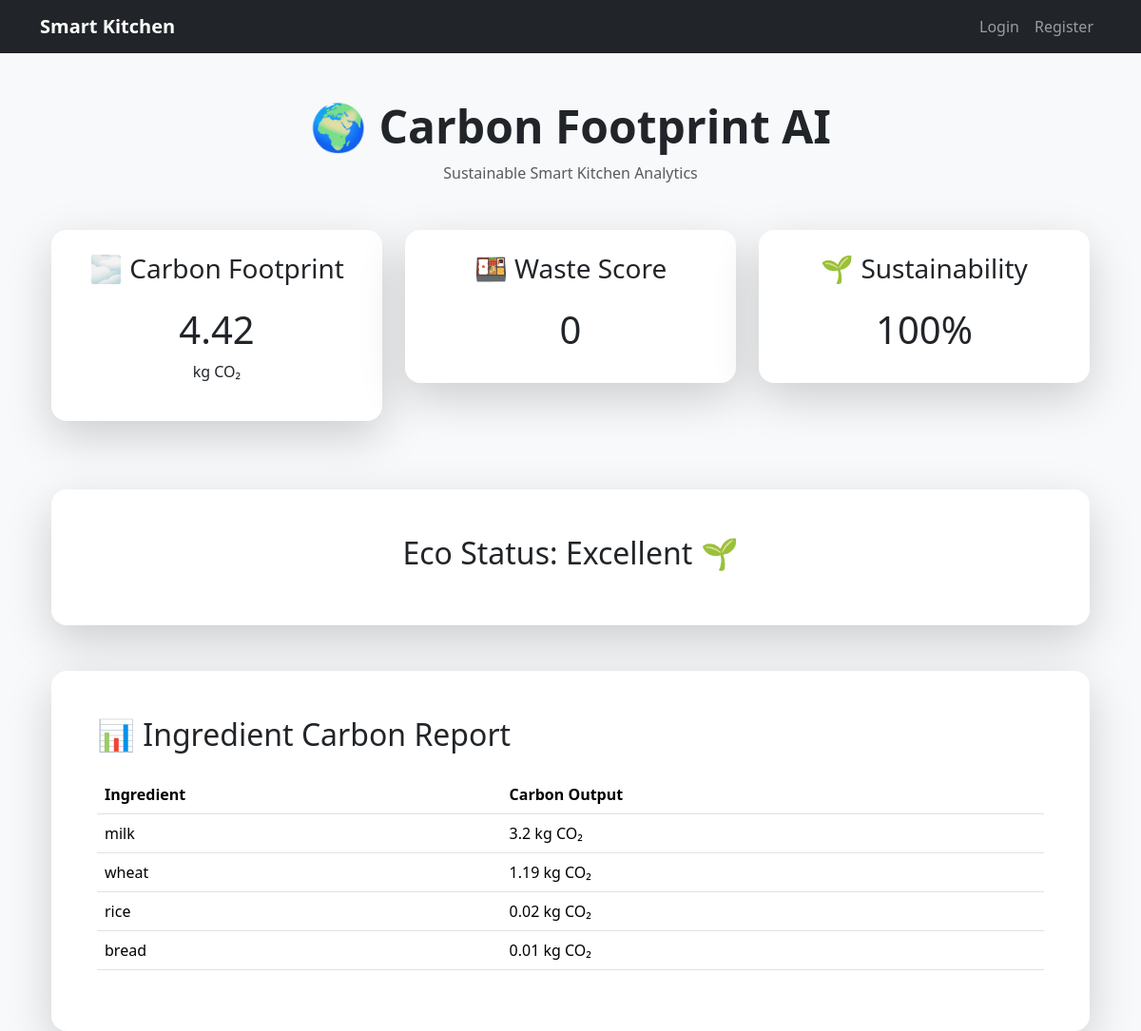
The app's page /smartkitchen/carbon-dashboard/ with its own data.
### smartkitchen/models.py (models this page shows, shortened)
class KitchenItem(models.Model):
    UNIT_CHOICES = (
        ('kg', 'Kilogram'),
        ('g', 'Gram'),
        ('ltr', 'Liter'),
        ('ml', 'Milliliter'),
        ('pcs', 'Pieces'),
    )
    CATEGORY_CHOICES = (
        ('Vegetable', 'Vegetable'),
        ('Spice', 'Spice'),
        ('Masala', 'Masala'),
        ('Oil', 'Oil'),
        ('Grain', 'Grain'),
        ('Milk Product', 'Milk Product'),
        ('Sweet', 'Sweet'),
        ('Beverage', 'Beverage'),
        ('Other', 'Other'),
    )
    name = models.CharField(max_length=200)
    category = models.CharField(
        max_length=100,
        choices=CATEGORY_CHOICES,
        default='Other'
    )
    quantity = models.FloatField(default=0)
    unit = models.CharField(
        max_length=20,
        choices=UNIT_CHOICES
    )

### smartkitchen/views.py (the view)
def carbon_dashboard(request):
    result = (
        calculate_carbon_footprint()
    )
    return render(
        request,
        'smartkitchen/carbon_dashboard.html',
        {
            'result': result
        }
    )

### smartkitchen/templates/smartkitchen/carbon_dashboard.html
{% extends 'base.html' %}
{% block content %}
<div class="container mt-5">
    <div class="text-center mb-5">
        <h1 class="display-5 fw-bold">
            🌍 Carbon Footprint AI
        </h1>
        <p class="text-muted">
            Sustainable Smart Kitchen Analytics
        </p>
    </div>
    <div class="row text-center mb-5">
        <div class="col-md-4 mb-4">
            <div class="card shadow-lg border-0 p-4 rounded-4">
                <h3>
                    🌫 Carbon Footprint
                </h3>
                <h1 class="mt-3">
                    {{ result.total_carbon }}
                </h1>
                <p>
                    kg CO₂
                </p>
            </div>
        </div>
        <div class="col-md-4 mb-4">
            <div class="card shadow-lg border-0 p-4 rounded-4">
                <h3>
                    🍱 Waste Score
                </h3>
                <h1 class="mt-3">
                    {{ result.waste_score }}
                </h1>
            </div>
        </div>
        <div class="col-md-4 mb-4">
            <div class="card shadow-lg border-0 p-4 rounded-4">
                <h3>
                    🌱 Sustainability
                </h3>
                <h1 class="mt-3">
                    {{ result.sustainability_score }}%
                </h1>
            </div>
        </div>
    </div>
    <div class="card shadow-lg border-0 p-5 rounded-4 mb-5 text-center">
        <h2>
            Eco Status:
            {{ result.eco_status }}
        </h2>
    </div>
    <div class="card shadow-lg border-0 p-5 rounded-4">
        <h2 class="mb-4">
            📊 Ingredient Carbon Report
        </h2>
        <table class="table">
            <thead>
                <tr>
                    <th>
                        Ingredient
                    </th>
                    <th>
                        Carbon Output
                    </th>
                </tr>
            </thead>
            <tbody>
                {% for item in result.reports %}
                    <tr>
                        <td>
                            {{ item.ingredient }}
                        </td>
                        <td>
                            {{ item.carbon }} kg CO₂
                        </td>
                    </tr>
                {% endfor %}
            </tbody>
        </table>
    </div>
</div>
{% endblock %}

### records on screen
KitchenItem: ingredient "milk", carbon "3.2"
KitchenItem: ingredient "wheat", carbon "1.19"
KitchenItem: ingredient "rice", carbon "0.02"
KitchenItem: ingredient "bread", carbon "0.01"

### other values on screen
{{ result.total_carbon }} "4.42"
{{ result.waste_score }} "0"
{{ result.sustainability_score }} "100"
{{ result.eco_status }} "Excellent 🌱"
